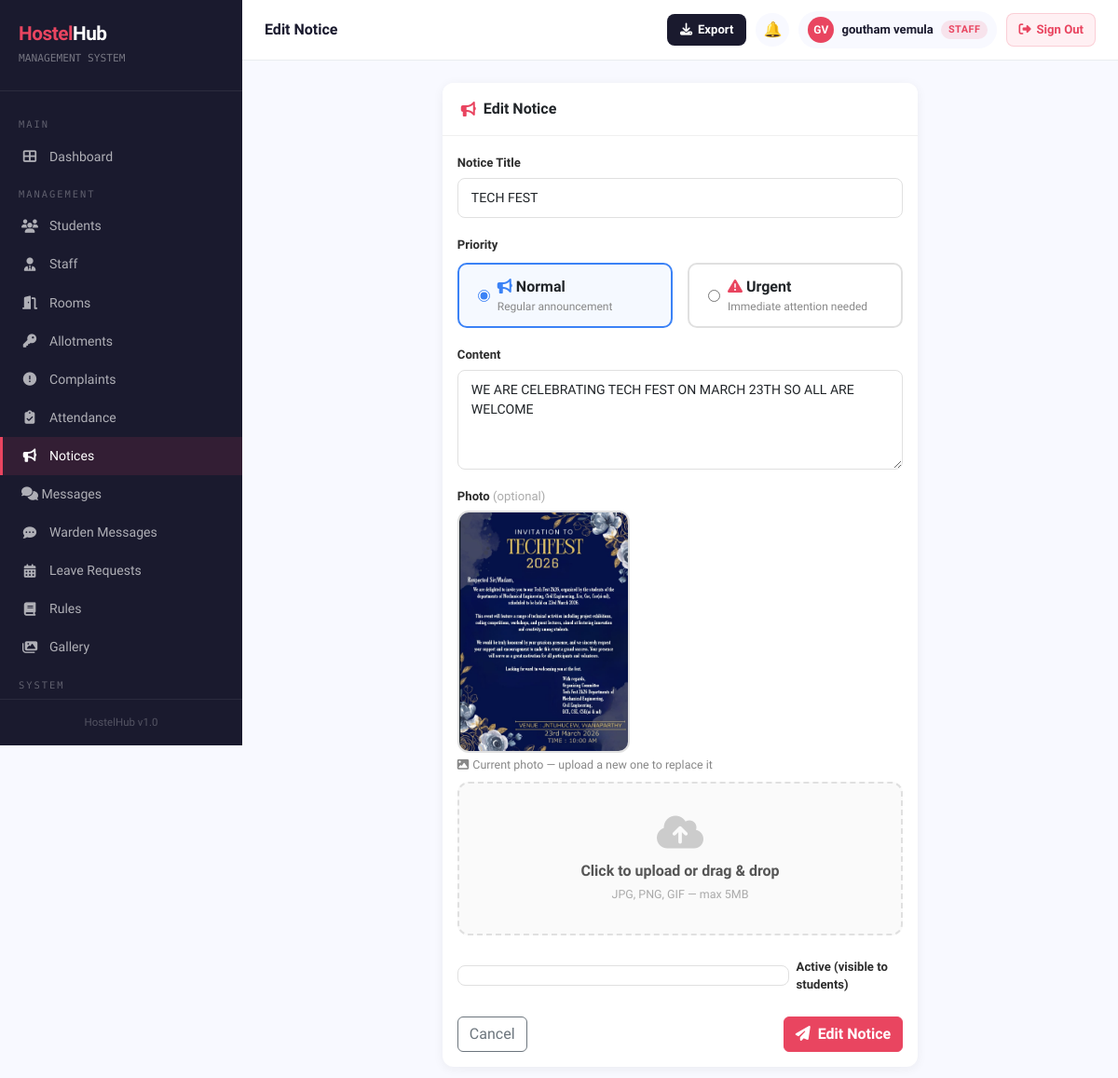
Page /notices/1/edit/ (signed in) on the committed database.
### hostelapp/models.py (models this page shows, shortened)
class Notice(models.Model):
    PRIORITY_CHOICES = [
        ('normal', 'Normal'),
        ('urgent', 'Urgent'),
    ]
    title      = models.CharField(max_length=200)
    content    = models.TextField()
    priority   = models.CharField(max_length=10, choices=PRIORITY_CHOICES, default='normal')
    photo      = models.ImageField(upload_to='notices/', blank=True, null=True)
    posted_by  = models.ForeignKey(User, on_delete=models.SET_NULL, null=True)
    created_at = models.DateTimeField(auto_now_add=True)
    is_active  = models.BooleanField(default=True)
    class Meta:
        ordering = ['-created_at']

### hostelapp/views.py (the view)
# urls.py: path('notices/<int:pk>/edit/', views.notice_edit, name='notice_edit'),
@login_required
def notice_edit(request, pk):
    if not is_admin(request.user):
        messages.error(request, 'Access denied.')
        return redirect('notice_list')
    notice = get_object_or_404(Notice, pk=pk)
    if request.method == 'POST':
        form = NoticeForm(request.POST, request.FILES, instance=notice)
        if form.is_valid():
            form.save()
            messages.success(request, 'Notice updated.')
            return redirect('notice_list')
    else:
        form = NoticeForm(instance=notice)
    return render(request, 'hostelapp/notice_form.html', {'form': form, 'title': 'Edit Notice', 'notice': notice})

### hostelapp/templates/hostelapp/notice_form.html (shortened to what this page needs)
{% extends 'hostelapp/base.html' %}
{% block page_title %}{{ title }}
{% endblock %}
{% block content %}
<div class="row justify-content-center">
    <div class="col-lg-7">
        <div class="card">
            <div class="card-header d-flex align-items-center gap-2">
                <i class="fas fa-bullhorn" style="color:#e94560;"></i>
                {{ title }}
            </div>
            <div class="card-body">
                <form method="post" enctype="multipart/form-data">
                    <div class="mb-3">
                        <label class="form-label">Notice Title</label>
                        {{ form.title }}
                    </div>
                    <div class="mb-3">
                        <label class="form-label">Priority</label>
                        <div class="d-flex gap-3 mt-1">
                            <label style="display:flex;align-items:center;gap:8px;cursor:pointer;padding:12px 20px;border-radius:10px;border:2px solid #e0e0e0;flex:1;transition:all 0.2s;" id="label-normal">
                                <input type="radio" name="priority" value="normal"
                                    {% if not form.instance.pk or form.instance.priority == 'normal' %}checked{% endif %}
                                    onchange="updatePriorityStyle()" style="accent-color:#3b82f6;">
                                <span>
                                    <i class="fas fa-bullhorn me-1" style="color:#3b82f6;"></i><strong>Normal</strong>
                                    <div style="font-size:0.75rem;color:#888;">Regular announcement</div>
                                </span>
                            </label>
                            <label style="display:flex;align-items:center;gap:8px;cursor:pointer;padding:12px 20px;border-radius:10px;border:2px solid #e0e0e0;flex:1;transition:all 0.2s;" id="label-urgent">
                                <input type="radio" name="priority" value="urgent"
                                    onchange="updatePriorityStyle()" style="accent-color:#e94560;">
                                <span>
                                    <i class="fas fa-exclamation-triangle me-1" style="color:#e94560;"></i><strong>Urgent</strong>
                                    <div style="font-size:0.75rem;color:#888;">Immediate attention needed</div>
                                </span>
                            </label>
                        </div>
                    </div>
                    <div class="mb-3">
                        <label class="form-label">Content</label>
                        {{ form.content }}
                    </div>
                    <div class="mb-4">
                        <label class="form-label">Photo <span style="color:#aaa;font-weight:400;">(optional)</span></label>
                        {% if form.instance.photo %}
                        <div class="mb-2" id="current-photo-wrap">
                            <img src="{{ form.instance.photo.url }}" style="max-width:100%;max-height:260px;border-radius:12px;object-fit:cover;border:2px solid #e0e0e0;">
                            <div style="font-size:0.78rem;color:#888;margin-top:4px;"><i class="fas fa-image me-1"></i>Current photo — upload a new one to replace it</div>
                        </div>
                        {% endif %}
                        <div id="upload-box"
                            style="border:2px dashed #e0e0e0;border-radius:12px;padding:32px;text-align:center;cursor:pointer;transition:all 0.2s;background:#fafafa;"
                            onclick="document.getElementById('photo-input').click()"
                            ondragover="event.preventDefault();this.style.borderColor='#e94560';this.style.background='rgba(233,69,96,0.04)'"
                            ondragleave="this.style.borderColor='#e0e0e0';this.style.background='#fafafa'"
                            ondrop="handleDrop(event)">
                            <i class="fas fa-cloud-upload-alt" style="font-size:2.5rem;color:#ccc;margin-bottom:10px;display:block;"></i>
                            <div style="font-weight:600;color:#555;margin-bottom:4px;">Click to upload or drag &amp; drop</div>
                            <div style="font-size:0.78rem;color:#aaa;">JPG, PNG, GIF &mdash; max 5MB</div>
                        </div>
                    </div>
                    <div class="mb-4">
                        <label class="d-flex align-items-center gap-2" style="cursor:pointer;">
                            {{ form.is_active }}
                            <span class="form-label mb-0">Active (visible to students)</span>
                        </label>
                    </div>
                    <div class="d-flex justify-content-between">
                        <a href="{% url 'notice_list' %}" class="btn btn-outline-secondary">Cancel</a>
                        <button type="submit" class="btn btn-primary"><i class="fas fa-paper-plane me-2"></i>{{ title }}</button>
                    </div>
                </form>
            </div>
        </div>
    </div>
</div>
{% endblock %}

### hostelapp/templates/hostelapp/base.html (shortened to what this page needs)
<!DOCTYPE html>
<html lang="en">
<head>
    <link href="https://cdn.jsdelivr.net/npm/bootstrap@5.3.0/dist/css/bootstrap.min.css" rel="stylesheet">
    <link href="https://cdnjs.cloudflare.com/ajax/libs/font-awesome/6.4.0/css/all.min.css" rel="stylesheet">
</head>
<body>
{% if user.is_authenticated %}
<div class="sidebar" id="sidebar">
    <div class="sidebar-brand">
        <h4><span>Hostel</span>Hub</h4>
        <small>MANAGEMENT SYSTEM</small>
    </div>
    <nav class="sidebar-nav">
        <div class="nav-section-label">Main</div>
        <a href="{% url 'dashboard' %}" class="{% if request.resolver_match.url_name == 'dashboard' %}active{% endif %}">
            <i class="fas fa-th-large"></i> Dashboard
        </a>
        {% if user.is_staff or user.is_superuser or perms.hostelapp.change_room or perms.hostelapp.add_roomallotment or perms.hostelapp.change_complaint or perms.hostelapp.view_studentprofile %}
        {% if user.is_superuser %}
        <div class="nav-section-label">Management</div>
        <a href="{% url 'student_list' %}" class="{% if 'student' in request.resolver_match.url_name %}active{% endif %}">
            <i class="fas fa-users"></i> Students
        </a>
        <a href="{% url 'staff_list' %}" class="{% if 'staff' in request.resolver_match.url_name %}active{% endif %}">
            <i class="fas fa-user-tie"></i> Staff
        </a>
        <a href="{% url 'room_list' %}" class="{% if 'room' in request.resolver_match.url_name %}active{% endif %}">
            <i class="fas fa-door-open"></i> Rooms
        </a>
        <a href="{% url 'allotment_list' %}" class="{% if 'allotment' in request.resolver_match.url_name %}active{% endif %}">
            <i class="fas fa-key"></i> Allotments
        </a>
        <a href="{% url 'complaint_list' %}" class="{% if 'complaint' in request.resolver_match.url_name %}active{% endif %}">
            <i class="fas fa-exclamation-circle"></i> Complaints
        </a>
        <a href="{% url 'attendance_list' %}" {% if request.resolver_match.url_name == 'attendance_list' or request.resolver_match.url_name == 'attendance_report' %}class="active"{% endif %}>
            <i class="fas fa-clipboard-check"></i> Attendance
        </a>
        <a href="{% url 'notice_list' %}" class="{% if 'notice' in request.resolver_match.url_name %}active{% endif %}">
            <i class="fas fa-bullhorn"></i> Notices
        </a>
        <a href="{% url 'inbox' %}" class="{% if request.resolver_match.url_name == 'inbox' or request.resolver_match.url_name == 'chat' %}active{% endif %}" style="justify-content:space-between;">
            <span><i class="fas fa-comments"></i> Messages</span>
        </a>
        <a href="{% url 'warden_inbox' %}" class="{% if request.resolver_match.url_name == 'warden_inbox' or request.resolver_match.url_name == 'warden_chat' %}active{% endif %}">
            <i class="fas fa-comment-dots"></i> Warden Messages
        </a>
        <a href="{% url 'leave_list' %}" class="{% if 'leave' in request.resolver_match.url_name %}active{% endif %}">
            <i class="fas fa-calendar-alt"></i> Leave Requests
        </a>
        <a href="{% url 'rules_list' %}" class="{% if 'rule' in request.resolver_match.url_name %}active{% endif %}">
            <i class="fas fa-book"></i> Rules
        </a>
        <a href="{% url 'gallery' %}" class="{% if 'gallery' in request.resolver_match.url_name %}active{% endif %}">
            <i class="fas fa-images"></i> Gallery
        </a>
        <div class="nav-section-label">System</div>
        {% endif %}
        {% endif %}
    </nav>
    <div class="sidebar-footer">
        <div style="font-size:0.72rem;color:rgba(255,255,255,0.25);text-align:center;">HostelHub v1.0</div>
    </div>
</div>
<div class="main-content">
    <div class="topbar">
        <div class="topbar-left">
            <h5>{% block page_title %}Dashboard{% endblock %}</h5>
        </div>
        <div class="topbar-right">
            {% if user.is_authenticated and user.is_staff or user.is_authenticated and user.is_superuser %}
            <button class="export-topbar-btn" onclick="document.getElementById('exportModal').style.display='flex'" title="Export Data">
                <i class="fas fa-download"></i>
                <span class="btn-label">Export</span>
            </button>
            {% endif %}
            <div style="position:relative;">
                <a href="{% url 'notifications_list' %}" class="topbar-icon-btn" title="Notifications">🔔</a>
            </div>
            {% if user.is_authenticated and not user.is_staff and not user.is_superuser %}
            <a href="{% url 'profile' %}" style="text-decoration:none;">
            {% else %}
            <a href="{% url 'admin_profile' %}" style="text-decoration:none;">
            {% endif %}
                <div class="user-badge">
                    {% if user.is_authenticated and not user.is_staff and not user.is_superuser %}
                        {% with profile=user.student_profile %}
                        {% if profile.profile_photo %}
                        <img src="{{ profile.profile_photo.url }}" style="width:28px;height:28px;border-radius:50%;object-fit:cover;border:2px solid #e94560;">
                        {% else %}
                        <div class="avatar">{{ user.first_name|first|upper }}{{ user.last_name|first|upper }}</div>
                        {% endif %}
                        {% endwith %}
                    {% else %}
                    <div class="avatar">{{ user.first_name|first|upper }}{{ user.last_name|first|upper }}</div>
                    {% endif %}
                    <span class="user-name">{{ user.get_full_name|default:user.username }}</span>
                    {% if user.is_staff or user.is_superuser %}
                    <span class="badge-admin hide-mobile">Staff</span>
                    {% endif %}
                </div>
            </a>
            <form method="post" action="{% url 'logout' %}" style="margin:0;">
                <button type="submit"
                   style="display:flex;align-items:center;gap:6px;background:#fff0f3;color:#e94560;
                          padding:7px 12px;border-radius:8px;font-size:0.82rem;cursor:pointer;
                          font-weight:700;border:1.5px solid rgba(233,69,96,0.2);transition:all 0.2s;
                          flex-shrink:0;font-family:'Sora',sans-serif;"
                   onmouseover="this.style.background='#e94560';this.style.color='#fff'"
                   onmouseout="this.style.background='#fff0f3';this.style.color='#e94560'">
                    <i class="fas fa-sign-out-alt"></i>
                    <span class="signout-text">Sign Out</span>
                </button>
            </form>
        </div>
    </div>
    <div class="content-area">
        {% block content %}{% endblock %}
    </div>
</div>
{% else %}
{% block public_content %}{% endblock %}
{% endif %}
</body>
</html>

### rows in the picture
Notice: title "TECH FEST", priority "☑ Normal Regular announcement", priority "☐ Urgent Immediate attention nee", content "WE ARE CELEBRATING TECH FEST ON MARCH 23TH SO ALL ARE WELCOME", instance.photo (picture), is_active "☑"

### other values in the picture
{{ title }} "Edit Notice"
{{ user.first_name|first|upper }} "G"
{{ user.last_name|first|upper }} "V"
{{ user.get_full_name|default:user.username }} "goutham vemula"
